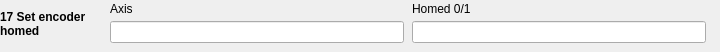
  <widget class="caFrame" name="editActionFrame17">
   <property name="geometry"><rect><x>180</x><y>578</y><width>720</width><height>52</height></rect></property>
   <property name="visibility"><enum>caFrame::Calc</enum></property>
   <property name="visibilityCalc"><string notr="true">A==17</string></property>
   <property name="channel" stdset="0"><string notr="true">$(SEQ_PFX)Edit-Action</string></property>
   <widget class="caLabel" name="editActionName17">
    <property name="geometry"><rect><x>0</x><y>2</y><width>105</width><height>43</height></rect></property>
    <property name="font"><font><bold>true</bold></font></property>
    <property name="wordWrap"><bool>true</bool></property>
    <property name="text"><string>17 Set encoder homed</string></property>
   </widget>
   <widget class="caLabel" name="editAxisLabelA17_0"><property name="geometry"><rect><x>110</x><y>0</y><width>294</width><height>18</height></rect></property><property name="text"><string>Axis</string></property></widget>
   <widget class="caTextEntry" name="editAxisA17_0"><property name="geometry"><rect><x>110</x><y>21</y><width>294</width><height>22</height></rect></property><property name="channel" stdset="0"><string notr="true">$(SEQ_PFX)Edit-Axis</string></property></widget>
   <widget class="caLabel" name="editPositionLabelA17_1"><property name="geometry"><rect><x>412</x><y>0</y><width>294</width><height>18</height></rect></property><property name="text"><string>Homed 0/1</string></property></widget>
   <widget class="caTextEntry" name="editPositionA17_1"><property name="geometry"><rect><x>412</x><y>21</y><width>294</width><height>22</height></rect></property><property name="channel" stdset="0"><string notr="true">$(SEQ_PFX)Edit-Position</string></property></widget>
  </widget>
